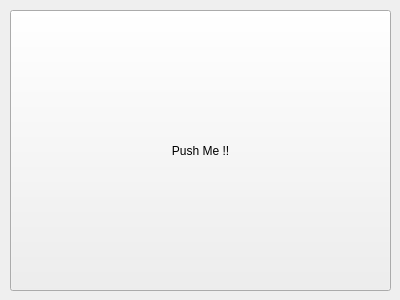
<?xml version="1.0" encoding="UTF-8"?>
<ui version="4.0">
 <class>Form</class>
 <widget class="QWidget" name="Form">
  <property name="geometry">
   <rect>
    <x>0</x>
    <y>0</y>
    <width>400</width>
    <height>300</height>
   </rect>
  </property>
  <property name="windowTitle">
   <string>Form</string>
  </property>
  <widget class="QPushButton" name="pushButton">
   <property name="geometry">
    <rect>
     <x>10</x>
     <y>10</y>
     <width>381</width>
     <height>281</height>
    </rect>
   </property>
   <property name="text">
    <string>Push Me !!</string>
   </property>
  </widget>
 </widget>
 <resources/>
 <connections>
  <connection>
   <sender>pushButton</sender>
   <signal>clicked()</signal>
   <receiver>Form</receiver>
   <slot>close()</slot>
   <hints>
    <hint type="sourcelabel">
     <x>118</x>
     <y>164</y>
    </hint>
    <hint type="destinationlabel">
     <x>4</x>
     <y>133</y>
    </hint>
   </hints>
  </connection>
 </connections>
</ui>
